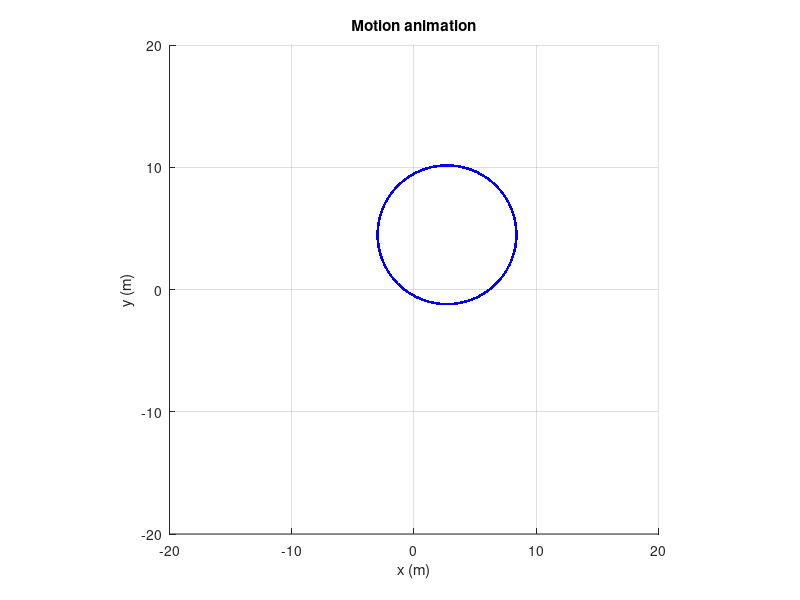

Source code (MATLAB):
dt = 0.01;                               % time step for animation
t = 0:dt:15;
pC = zeros(length(t),2);
pC(1,:) = [4 10];                       % initial position of A
vC = zeros(length(t),2);
vC(1,:) = [2.3100 -0.5500];             % initial velocity of A
beta = atan(vC(1,2)/vC(1,1));
alpha = 0:(2*pi/length(t)):2*pi;
delta = beta-alpha;

for i = 1:length(t)                     % t is time variable 
   vC(i+1,1)= vC(i,1)*(cos(delta(i+1))/cos(delta(i)));
   vC(i+1,2)= vC(i,2)*(sin(delta(i+1))/sin(delta(i)));
end

for i = 2:length(t)                     % t is time variable 
    pC(i,:) = pC(i-1,:) + vC(i-1,:)*dt;  % update position
end

clf;                                    % Clear the figure 
axis square;
axis([-20 20 -20 20]);
grid on;
hold on;                                % Keep plot from erasing
title('Motion animation');
xlabel('x (m)');  
ylabel('y (m)');
for i = 1:length (t)
plot(pC(i,1),pC(i,2),'b.');
%pause(dt);
end
hold off;
